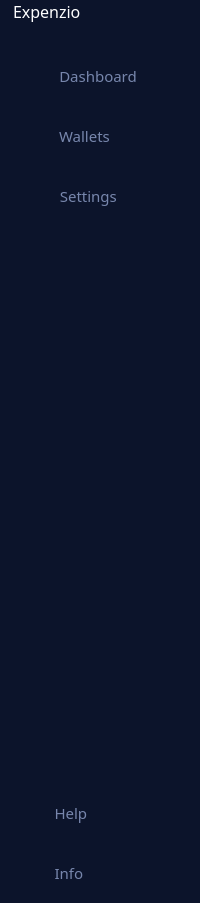
       <widget class="QWidget" name="widget_2" native="true">
        <property name="styleSheet">
         <string notr="true">QPushButton{
	border:none;
	color: rgb(119, 134, 172);
}
QPushButton:hover{
	background-color: rgb(38, 56, 103);
}
QPushButton:checked{
background-color:rgb(23, 34, 63);
}
*{
background-color: rgb(12, 20, 43);
}</string>
        </property>
        <layout class="QVBoxLayout" name="verticalLayout_6">
         <property name="spacing">
          <number>7</number>
         </property>
         <property name="leftMargin">
          <number>0</number>
         </property>
         <property name="topMargin">
          <number>0</number>
         </property>
         <property name="rightMargin">
          <number>0</number>
         </property>
         <property name="bottomMargin">
          <number>0</number>
         </property>
         <item>
          <layout class="QHBoxLayout" name="horizontalLayout">
           <property name="spacing">
            <number>12</number>
           </property>
           <item>
            <widget class="QLabel" name="Expenzio">
             <property name="minimumSize">
              <size>
               <width>101</width>
               <height>23</height>
              </size>
             </property>
             <property name="font">
              <font>
               <family>Century Gothic</family>
               <pointsize>12</pointsize>
               <weight>9</weight>
               <italic>false</italic>
               <bold>false</bold>
              </font>
             </property>
             <property name="styleSheet">
              <string notr="true">font: 75 12pt &quot;Century Gothic&quot;;
color: rgb(255, 255, 255);</string>
             </property>
             <property name="text">
              <string>Expenzio</string>
             </property>
             <property name="textFormat">
              <enum>Qt::AutoText</enum>
             </property>
             <property name="margin">
              <number>-6</number>
             </property>
             <property name="indent">
              <number>13</number>
             </property>
            </widget>
           </item>
          </layout>
         </item>
         <item>
          <layout class="QVBoxLayout" name="verticalLayout_5">
           <property name="spacing">
            <number>0</number>
           </property>
           <property name="topMargin">
            <number>16</number>
           </property>
           <property name="rightMargin">
            <number>0</number>
           </property>
           <property name="bottomMargin">
            <number>0</number>
           </property>
           <item>
            <widget class="QPushButton" name="Dashboard_Button">
             <property name="minimumSize">
              <size>
               <width>175</width>
               <height>60</height>
              </size>
             </property>
             <property name="font">
              <font>
               <family>Century Gothic</family>
               <pointsize>11</pointsize>
               <weight>50</weight>
               <italic>false</italic>
               <bold>false</bold>
              </font>
             </property>
             <property name="toolTip">
              <string>Go to home page</string>
             </property>
             <property name="toolTipDuration">
              <number>-1</number>
             </property>
             <property name="autoFillBackground">
              <bool>false</bool>
             </property>
             <property name="text">
              <string>  Dashboard   </string>
             </property>
             <property name="icon">
              <iconset resource="resources.qrc">
               <normaloff>:/icon/icon2/home.svg</normaloff>:/icon/icon2/home.svg</iconset>
             </property>
             <property name="iconSize">
              <size>
               <width>25</width>
               <height>25</height>
              </size>
             </property>
             <property name="checkable">
              <bool>true</bool>
             </property>
             <property name="checked">
              <bool>false</bool>
             </property>
             <property name="autoExclusive">
              <bool>true</bool>
             </property>
            </widget>
           </item>
           <item>
            <widget class="QPushButton" name="Wallets_Button">
             <property name="sizePolicy">
              <sizepolicy hsizetype="Minimum" vsizetype="Fixed">
               <horstretch>10</horstretch>
               <verstretch>7</verstretch>
              </sizepolicy>
             </property>
             <property name="minimumSize">
              <size>
               <width>175</width>
               <height>60</height>
              </size>
             </property>
             <property name="font">
              <font>
               <family>Century Gothic</family>
               <pointsize>11</pointsize>
               <weight>50</weight>
               <italic>false</italic>
               <bold>false</bold>
              </font>
             </property>
             <property name="toolTip">
              <string>see wallets</string>
             </property>
             <property name="layoutDirection">
              <enum>Qt::LeftToRight</enum>
             </property>
             <property name="text">
              <string>  Wallets          </string>
             </property>
             <property name="icon">
              <iconset resource="resources.qrc">
               <normaloff>:/icon/icon2/credit-card.svg</normaloff>:/icon/icon2/credit-card.svg</iconset>
             </property>
             <property name="iconSize">
              <size>
               <width>25</width>
               <height>25</height>
              </size>
             </property>
             <property name="checkable">
              <bool>true</bool>
             </property>
             <property name="checked">
              <bool>false</bool>
             </property>
             <property name="autoExclusive">
              <bool>true</bool>
             </property>
             <property name="autoDefault">
              <bool>false</bool>
             </property>
             <property name="default">
              <bool>false</bool>
             </property>
            </widget>
           </item>
           <item>
            <widget class="QPushButton" name="Settings_Button">
             <property name="minimumSize">
              <size>
               <width>175</width>
               <height>60</height>
              </size>
             </property>
             <property name="font">
              <font>
               <family>Century Gothic</family>
               <pointsize>11</pointsize>
               <weight>50</weight>
               <italic>false</italic>
               <bold>false</bold>
              </font>
             </property>
             <property name="toolTip">
              <string>Open settings</string>
             </property>
             <property name="toolTipDuration">
              <number>-1</number>
             </property>
             <property name="layoutDirection">
              <enum>Qt::LeftToRight</enum>
             </property>
             <property name="text">
              <string>  Settings        </string>
             </property>
             <property name="icon">
              <iconset resource="resources.qrc">
               <normaloff>:/icon/icon2/settings.svg</normaloff>:/icon/icon2/settings.svg</iconset>
             </property>
             <property name="iconSize">
              <size>
               <width>25</width>
               <height>25</height>
              </size>
             </property>
             <property name="checkable">
              <bool>true</bool>
             </property>
             <property name="checked">
              <bool>false</bool>
             </property>
             <property name="autoExclusive">
              <bool>true</bool>
             </property>
             <property name="default">
              <bool>false</bool>
             </property>
            </widget>
           </item>
           <item>
            <spacer name="verticalSpacer_3">
             <property name="orientation">
              <enum>Qt::Vertical</enum>
             </property>
             <property name="sizeHint" stdset="0">
              <size>
               <width>20</width>
               <height>539</height>
              </size>
             </property>
            </spacer>
           </item>
          </layout>
         </item>
         <item>
          <layout class="QVBoxLayout" name="verticalLayout_4">
           <property name="spacing">
            <number>0</number>
           </property>
           <property name="topMargin">
            <number>11</number>
           </property>
           <item>
            <widget class="QPushButton" name="Help_Button">
             <property name="minimumSize">
              <size>
               <width>140</width>
               <height>60</height>
              </size>
             </property>
             <property name="font">
              <font>
               <family>Century Gothic</family>
               <pointsize>11</pointsize>
               <weight>50</weight>
               <italic>false</italic>
               <bold>false</bold>
              </font>
             </property>
             <property name="toolTip">
              <string>Ask help</string>
             </property>
             <property name="text">
              <string> Help                </string>
             </property>
             <property name="icon">
              <iconset resource="resources.qrc">
               <normaloff>:/icon/icon2/help-circle.svg</normaloff>:/icon/icon2/help-circle.svg</iconset>
             </property>
             <property name="iconSize">
              <size>
               <width>25</width>
               <height>25</height>
              </size>
             </property>
             <property name="checkable">
              <bool>true</bool>
             </property>
             <property name="checked">
              <bool>false</bool>
             </property>
             <property name="autoExclusive">
              <bool>true</bool>
             </property>
            </widget>
           </item>
           <item>
            <widget class="QPushButton" name="Info_Button">
             <property name="minimumSize">
              <size>
               <width>140</width>
               <height>60</height>
              </size>
             </property>
             <property name="font">
              <font>
               <family>Century Gothic</family>
               <pointsize>11</pointsize>
               <weight>50</weight>
               <italic>false</italic>
               <bold>false</bold>
              </font>
             </property>
             <property name="toolTip">
              <string>About us</string>
             </property>
             <property name="text">
              <string> Info                 </string>
             </property>
             <property name="icon">
              <iconset resource="resources.qrc">
               <normaloff>:/icon/icon2/info.svg</normaloff>:/icon/icon2/info.svg</iconset>
             </property>
             <property name="iconSize">
              <size>
               <width>25</width>
               <height>25</height>
              </size>
             </property>
             <property name="checkable">
              <bool>true</bool>
             </property>
             <property name="checked">
              <bool>false</bool>
             </property>
             <property name="autoExclusive">
              <bool>true</bool>
             </property>
            </widget>
           </item>
          </layout>
         </item>
        </layout>
       </widget>
